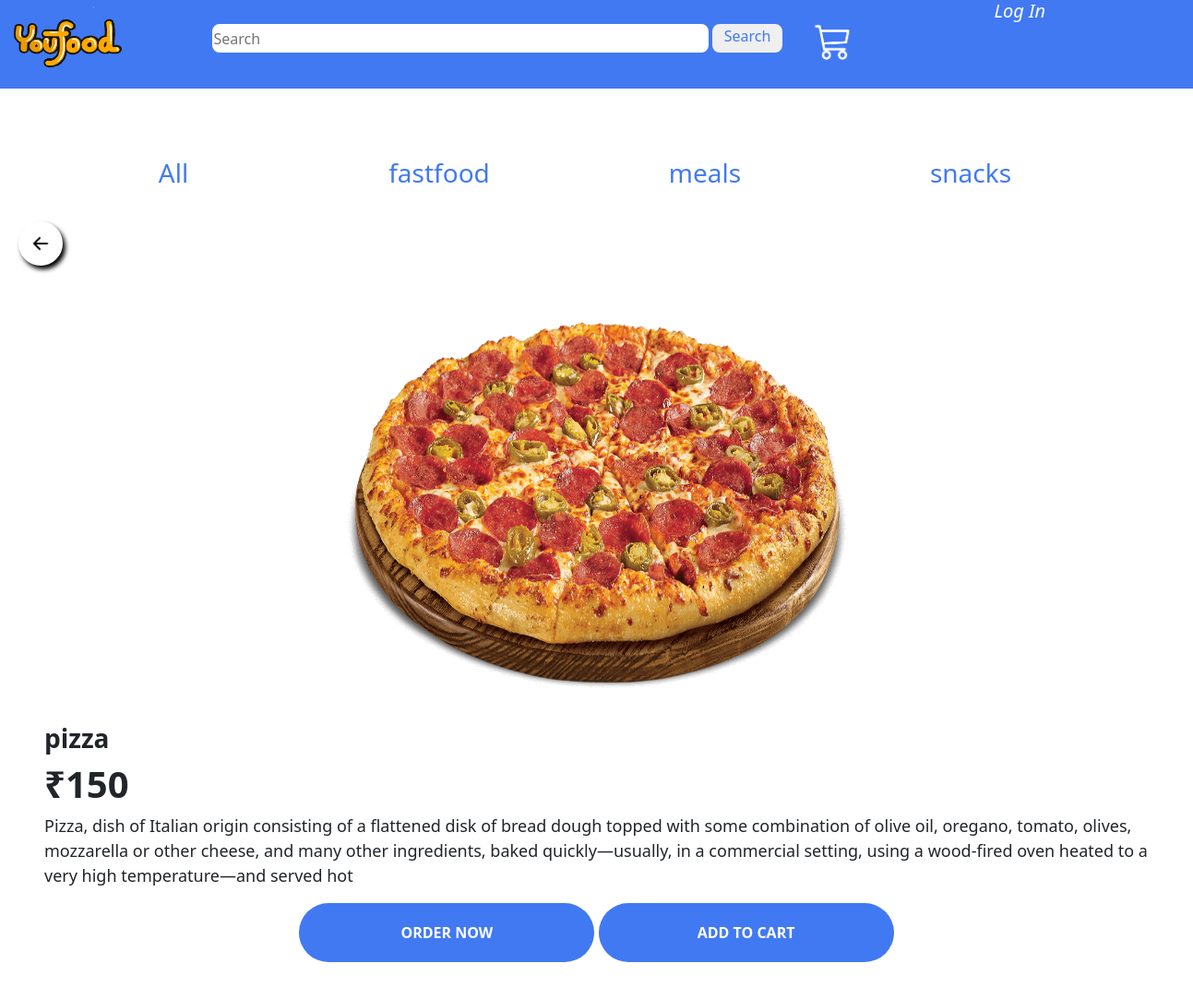
The app's page /productfun/pizza with its own data.
### youfood/models.py (models this page shows, shortened)
class category(models.Model):
    name=models.CharField(max_length=15,unique=True)
    image=models.ImageField(upload_to="img/")

class item(models.Model):
    name=models.CharField(max_length=50,unique=True,blank=False)
    image=models.ImageField(upload_to="img/")
    description=models.TextField(max_length=600)
    price=models.IntegerField()
    category=models.ForeignKey(category,on_delete=models.CASCADE)

### youfood/views.py (the view)
# urls.py: path('productfun/<str:productName>',views.productfun,name="productfun"),
def productfun(request,productName):
    category_data=category.objects.all()
    productdata=item.objects.filter(name__iexact=productName)
    return render(request,"product_details.html",{'productdata':productdata,'catdata':category_data})

### templates/product_details.html
{% extends 'index.html' %}
{% load static %}
{% block content %}
{% for p in productdata %}
<button class="back-btn" id="back_btn" onclick="backButton()"><img src="{% static 'img/back_arrow.png' %}" alt="back"></button>
<div class="row">
    <div class="col-lg-12 col-md-12 col-sm-12 col-12 product-container">
        <img class="product-image" src="{{p.image.url}}" alt="product image">
    </div>
</div>
<div class="row">
    <div class="col-lg-12 col-md-12 col-sm-12 col-12 product-details">
        <h3>{{p.name}}</h3>
        <h1>₹{{p.price}}</h1>
        <p>{{p.description}}</p>
    </div>
</div>
<div class="row">
    <div class="col-lg-12 col-md-12 col-sm-12 col-6 product-btn">
        <button>ORDER NOW</button>
        <a href="{% url 'cartadd' newItem=p.id %}"><button>ADD TO CART</button></a>
    </div>
</div>
{% endfor %}
<br>
<br>
{% endblock %}

### templates/index.html (shortened to what this page needs)
{% load static %}
<!doctype html>
<html lang="en">
  <head>
    <link href="https://cdn.jsdelivr.net/npm/bootstrap@5.1.0/dist/css/bootstrap.min.css" rel="stylesheet">
    <link rel="stylesheet" href="{% static 'styles/style.css' %}" type="text/css">
  </head>
  <body>
    <div class="container-fluid">
        <div class="row">
            <div class="col-lg-12 my-banner">
                <div class="row">
                  <div class="col-lg-2 col-md-2 col-sm-2 col-2 p-0">
                    <a href="{% url 'mainfun' %}"><img src="{% static 'img/youfood_icon.png' %}" alt="logo" id="logo"></a>
                  </div>
                  <div class="col-lg-6 col-md-6 col-sm-6 col-6 pt-4">
                    <form class="searchform d-flex" action="searchfun" method="GET">
                      <input type="search" placeholder="Search" name="search">
                      <button type="submit"><span class="search-text">Search</span><span><i><img class="search-icon" src="{% static 'img/search_icon.png' %}" alt=""></i></span></button>
                    </form>
                  </div>
                  <div class="col-lg-2 col-md-2 col-sm-2 col-2">
                    <a href="{% url 'cartshow' %}"><i><img class="cart-icon mt-3" src="{% static 'img/cart.png' %}" alt="cart_icon"></i></a>
                  </div>
                  <div class="col-lg-2 col-md-2 col-sm-2 col-2 p-0">
                    {% if user.is_authenticated %}
                    <table>
                      <tr><td><h6 class="user-icon" style="margin-top: 15px;">Hai {{user.username}}</h6></td></tr>
                      <tr><td><a href="{% url 'logoutfun' %}"><i><h6 class="user-icon">Log Out</h6></i></a></td></tr>
                    </table>
                    {% else %}
                    <a href="{% url 'loginfun' %}"><i><h6 class="user-icon">Log In</h6></i></a>
                    {% endif %}
                  </div>
                </div>
            </div>
        </div>
        <div class="row">
          <div class="col-lg-12 col-md-12 col-sm-12 col-12 category-section">
              <ul>
                <li><a href="{% url 'categoryfun' categoryName='all' %}"><button onclick="categoryButton(this)" class="category-btn"><h3>All</h3></button></a></li>
                {% for c in catdata %}
                <li><a href="{% url 'categoryfun' categoryName=c.name %}"><button onclick="categoryButton(this)" class="category-btn"><h3>{{c.name}}</h3></button></a></li>
                {% endfor %}
              </ul>
              </div>
          </div>
          {% block content %}{% endblock content %}
        </div>
  </body>
</html>

### static/styles/style.css (style rules this page uses)
.my-banner { height: 6rem; background-color: rgb(65, 121, 243); margin: 0px; }
#logo { width: 9rem; height: 8rem; }
.searchform input { width: 600px; height: 35px; border: 2px solid rgb(65, 121, 243); border-radius: 10px; }
.searchform button { width: 80px; height: 35px; border: 2px solid rgb(65, 121, 243); border-radius: 10px; color: rgb(65, 121, 243); }
.cart-icon { width: 4rem; height: 4rem; }
.user-icon { color: white; font-size: 20px; }
.category-btn { width: 10rem; height: 4rem; margin: 4rem; color: rgb(65, 121, 243); background: none; border-radius: 3rem; border: none; }
.category-section { overflow-x: auto; }
.category-section ul { display: flex; list-style-type: none; }
a { text-decoration: none; }
.back-btn img { width: 2rem; height: 2rem; }
.back-btn { border-radius: 70px; width: 3rem; height: 3rem; background: none; box-shadow: 3px 4px 5px; border: none; position: absolute; top: 240px; left: 20px; }
.product-image { height: 30rem; width: 40rem; }
.product-container { text-align: center; }
.product-details { padding-left: 3rem; }
.product-details h3,h1 { font-weight: bold; }
.product-details p { font-size: large; }
.product-btn button { width: 20rem; height: 4rem; background-color: rgb(65, 121, 243); color: white; font-weight: bold; border-radius: 2rem; border: none; }
.product-btn { text-align: center; }

### records on screen
category: name "fastfood"
category: name "meals"
category: name "snacks"
item: image (picture), name "pizza", price "150", description "Pizza, dish of Italian origin consisting of a flattened disk of bread dough topped with some combination of olive oil, oregano, tomato, olives, mozzarella or other cheese, and many other ingredients, baked quickly—usually, in a commercial setting, using a wood-fired oven heated to a very high temperature—and served hot"
